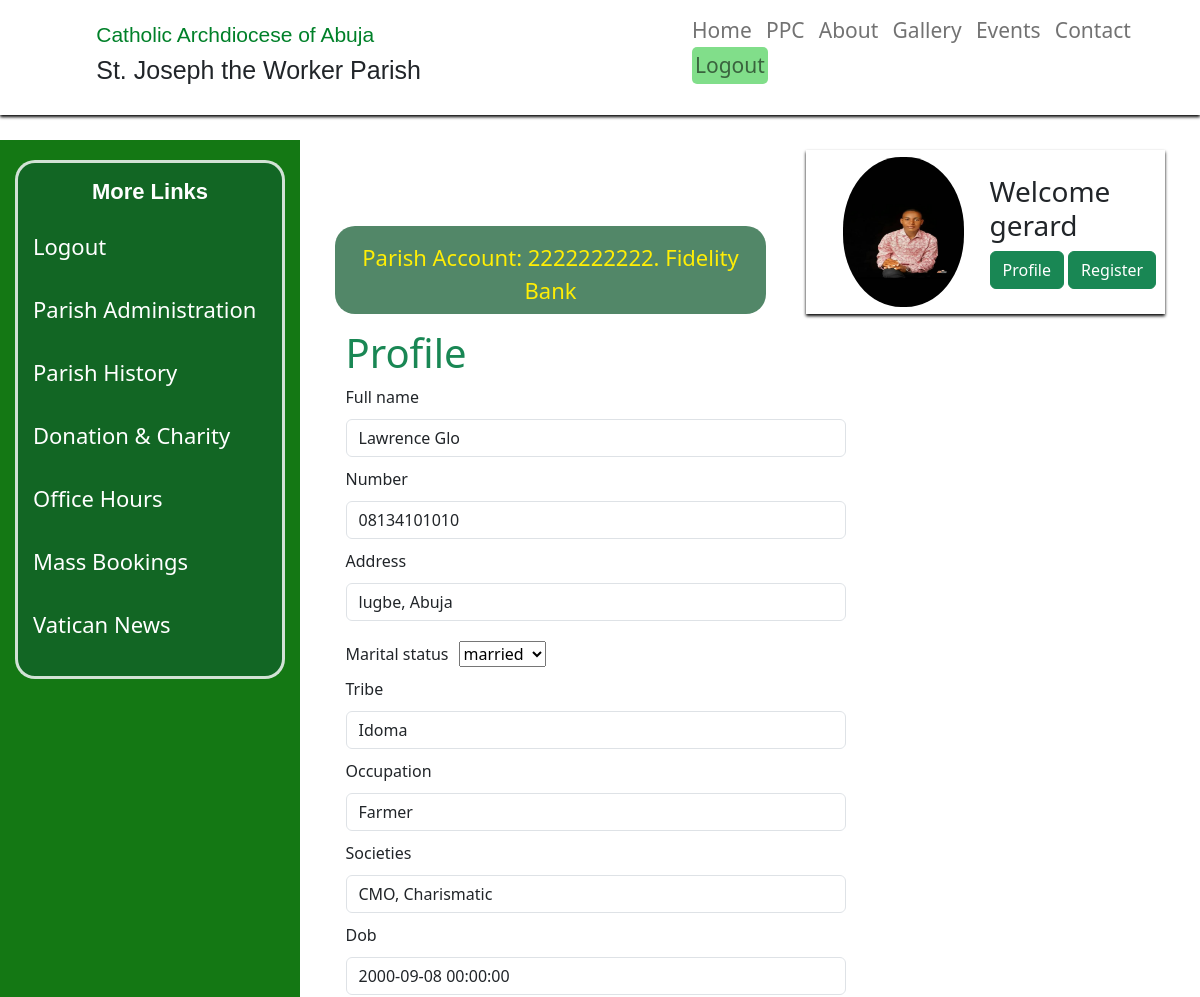
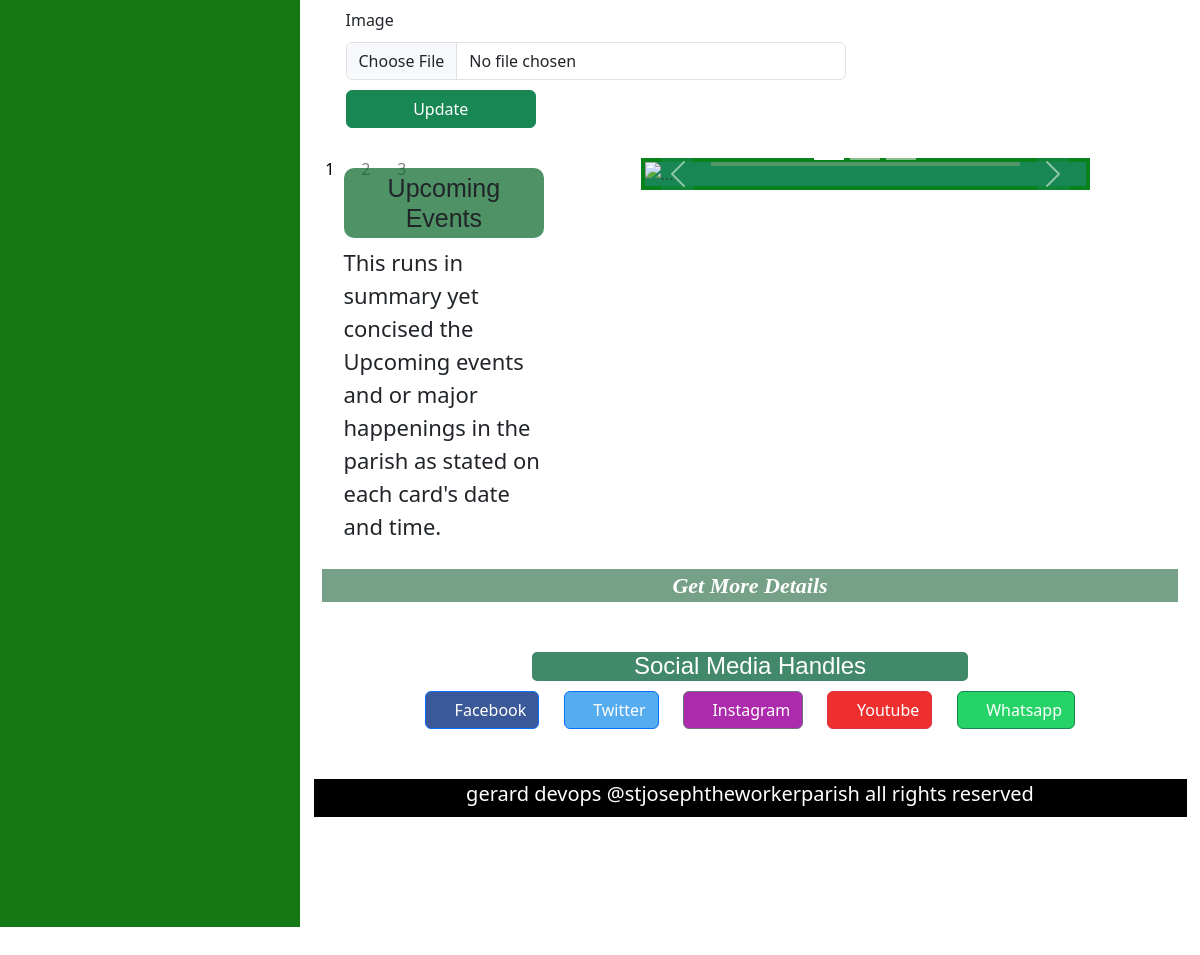
The page /dashboard/profile/2 (signed in) on the database its author committed (2 pictures, top to bottom).
### account/models.py (models this page shows, shortened)
class ProfileModel(models.Model):
    user = models.OneToOneField(User, on_delete=models.CASCADE)
    full_name = models.CharField(max_length=100, null=False, blank=True)
    number = models.CharField(max_length=11, null=False, blank=True)
    address = models.CharField(max_length=100, null=False, blank=True)
    marital_status = models.CharField(max_length=100,choices=[('single', 'single'), ('married', 'married'), ('widow', 'widow'), ('widower', 'widower')], null=False, blank=True)
    tribe = models.CharField(max_length=50, null=False, blank=True)
    occupation = models.CharField(max_length=50, null=False, blank=True)
    societies = models.CharField(max_length=100, null=False, blank=True)
    dob = models.DateField(null=False, blank=True)
    image = models.ImageField(upload_to='pics/', null=True)

### profiles/views.py (the view)
# urls.py: path('profile/<pk>', Profile.as_view(), name='profile'),
class Profile(UpdateView):
    template_name = 'profile.html'
    form_class = ProfileForm
    model = ProfileModel
    success_message = 'Profile updated successfully'
    success_url = 'profiles:dashboard'

### account/forms.py
class ProfileForm(forms.ModelForm):
    class Meta:
        model = ProfileModel
        fields = '__all__'

### Templates/profile.html (shortened to what this page needs)
{% extends 'layout.html' %}
{% load static %}
 {% block extrastyle %}
<link rel="stylesheet" href="{% static 'css/carousel.css' %}" />
<link rel="stylesheet" href="{% static 'css/index.css' %}" />
{% endblock %}
{% block content %}
      <div class="container" style="width: 90%; margin:auto 20px;">
        <form method="post" enctype="multipart/form-data">
          <h1 class="text-success">Profile</h1>
          <div class="form-group">{{form.full_name.label}}{{form.full_name}}</div>
          <div class="form-group">{{form.number.label}}{{form.number}}</div>
          <div class="form-group">{{form.address.label}}{{form.address}}</div>
          <div class="form-group">{{form.marital_status.label}}{{form.marital_status}}</div>
          <div class="form-group">{{form.tribe.label}}{{form.tribe}}</div>
          <div class="form-group">{{form.occupation.label}}{{form.occupation}}</div>
          <div class="form-group">{{form.societies.label}}{{form.societies}}</div>
          <div class="form-group">{{form.dob.label}}{{form.dob}}</div>
          <div class="form-group">{{form.image.label}}{{form.image}}</div>
          <div class="form-group">
            <input class="btn btn-success w-25 " type="submit" value="Update" />
          </div>
        </form>
      </div>
{% endblock %}

### Templates/layout.html (shortened to what this page needs)
{% load static %}
<!DOCTYPE html>
<html lang="en">
  <head>
    {% block title %} {% endblock %} {% block style %}
    <link rel="stylesheet" href="{% static 'css/layout.css' %}" />
    <link
      rel="stylesheet"
      href="{% static 'bootstrap-icons/bootstrap-icons.css' %}"
    />
    <link
      rel="stylesheet"
      href="{% static 'bootstrap/csss/bootstrap.min.css' %}"
    />
    {% endblock %}
    {% block extrastyle %} {% endblock %}
  </head>
  <body>
    {% include 'header.html' %}
    <main class="main">
      <div class="sidebar">
        <div class="sidebar-content">
          <h2>More Links</h2>
          <ul class="sidebar-ul">
            {% if request.user.is_authenticated %}
            <li><a href="{% url 'account:logout' %}">Logout</a></li>
            {% else %}
            <li><a href="{% url 'account:login' %}">Login</a></li>
            {% endif %}
            <li><a href="{% url 'core:ppc' %}">Parish Administration</a></li>
            <li><a href="{% url 'core:about' %}">Parish History</a></li>
            <li><a href="">Donation & Charity</a></li>
            <li><a href="{% url 'core:ppc' %}">Office Hours</a></li>
            <li><a href="{% url 'profiles:dashboard' %}">Mass Bookings</a></li>
            <li><a href="">Vatican News</a></li>
          </ul>
        </div>
      </div>
{% block hideContent %}
      <div class="content">
        {% if request.user.is_authenticated %}
        <div class="wel-accnt">
          <div class="welcome">
            {% block profiles %}
            <p>Parish Account: 2222222222. Fidelity Bank</p>
            {% endblock %}
          </div>
          <div class="account-d">
            <div class="account-d-img">
               {% if request.user.profilemodel.image %}
              <a href="{{request.user.profilemodel.image.url}}">
                <img src="{{request.user.profilemodel.image.url}}" alt="" />
              </a>
              {% else %}
              <a href="{% static 'images/avatar.png' %}">
                <img src="{% static 'images/avatar.png' %}" alt="" />
              </a>
              {% endif %}
            </div>
            <div class="account-d-btn">
              <h3>Welcome <br />{{request.user.username}}</h3>
              <a  href="{% url 'profiles:profile' request.user.profilemodel.id %}"><button class="btn btn-success">Profile</button></a>
              {% if user.is_superuser %}
                  <a  href="{% url 'profiles:register' %}"><button class="btn btn-success">Register</button></a>
              {% endif %}
            </div>
          </div>
        </div>
        {% endif %}
        {% endblock %}
        {% block content %}{% endblock %}
        {% block events %}
        <div class="events-wrap">
          <div class="brief-event">
            <div class="event-text">
              <h2>Upcoming Events</h2>
              <p>
                This runs in summary yet concised the Upcoming
                events and or major happenings in the parish as stated
                on each card's date and time.
              </p>
            </div>
            <div class="event-card">
              <div
                id="carouselExampleCaptions"
                class="carousel slide my-style bg-success"
                data-bs-ride="carousel"
                style="z-index: -1"
              >
                <div class="carousel-indicators">
                  <button
                    type="button"
                    data-bs-target="#carouselExampleCaptions"
                    data-bs-slide-to="0"
                    class="active"
                    aria-current="true"
                    aria-label="Slide 1"
                  >
                    1
                  </button>
                  <button
                    type="button"
                    data-bs-target="#carouselExampleCaptions"
                    data-bs-slide-to="1"
                    aria-label="Slide 2"
                  >
                    2
                  </button>
                  <button
                    type="button"
                    data-bs-target="#carouselExampleCaptions"
                    data-bs-slide-to="2"
                    aria-label="Slide 3"
                  >
                    3
                  </button>
                </div>
                <div class="carousel-inner w-100">
                  <div class="carousel-item active w-100">
                    <img
                      src="{% static 'images/ordination2.JPG' %}"
                      class="d-block"
                      alt="..."
                    />
                    <div class="carousel-caption d-none d-md-block e-text">
                    </div>
                  </div>
                </div>
                <button
                  class="carousel-control-prev"
                  type="button"
                  data-bs-target="#carouselExampleCaptions"
                  data-bs-slide="prev"
                >
                  <span
                    class="carousel-control-prev-icon bg-success"
                    aria-hidden="true"
                  ></span>
                </button>
                <button
                  class="carousel-control-next"
                  type="button"
                  data-bs-target="#carouselExampleCaptions"
                  data-bs-slide="next"
                >
                  <span
                    class="carousel-control-next-icon bg-success"
                    aria-hidden="true"
                  ></span>
                </button>
              </div>
            </div>
          </div>
          <div class="events-btn">
            <a href="{% url 'core:events' %}">Get More Details</a>
          </div>
        </div>
        {% endblock %}
        <div class="social-media">
          <div class="media-icons">
            <h4>Social Media Handles</h4>
            <a
              class="btn btn-primary"
              style="background-color: #3b5998"
              href="#!"
              role="button"
            >
              <i class="bi bi-facebook"></i> <span>Facebook</span></a
            >
            <a
              class="btn btn-primary"
              style="background-color: #55acee"
              href="#!"
              role="button"
              ><i class="bi bi-twitter"> </i><span>Twitter</span></a
            >
            <a
              class="btn btn-secondary"
              style="background-color: #ac2bac"
              href="#!"
              role="button"
              ><i class="bi bi-instagram"></i> <span>Instagram</span></a
            >
            <a
              class="btn btn-danger"
              style="background-color: #ed302f"
              href="#!"
              role="button"
              ><i class="bi bi-youtube"></i> <span>Youtube</span></a
            >
            <a
              class="btn btn-success"
              style="background-color: #25d366"
              href="#!"
              role="button"
              ><i class="bi bi-whatsapp"></i> <span>Whatsapp</span></a
            >
          </div>
        </div>
        <footer class="footer">
          <h5>gerard devops @stjosephtheworkerparish all rights reserved</h5>
        </footer>
      </div>
    </main>
  </body>
</html>

### static/css/layout.css (style rules this page uses)
* { padding: 0; margin: 0; }
body { box-sizing: border-box; width: 100%; height: 100vh; overflow: hidden; }
.main { width: 100%; margin-top: 140px; display: grid; grid-template-columns: 25% 75%; }
.sidebar { width: 100%; background-color: rgba(6, 112, 6, 0.94); color: white; height: 80vh; overflow: auto; }
.sidebar-content { width: 90%; margin: 20px auto; background-color: rgba(19, 91, 49, 0.577); border: 3px solid rgba(255, 255, 255, 0.81); border-radius: 20px; padding: 10px 0; }
.sidebar-content h2 { margin-top: 6px; text-align: center; font-weight: 600; font-size: 22px; font-family: Verdana, Geneva, Tahoma, sans-serif; }
.sidebar-ul { width: 100%; margin: auto; }
.sidebar-ul li { width: 100%; list-style-type: none; margin: 20px 0; margin-left: -17px; }
.sidebar-ul li a { width: 100%; margin: auto; display: block; color: white; font-size: 22px; text-decoration: none; padding: 5px 0; }
.content { width: 97%; margin: auto; height: 80vh; overflow-y: auto; overflow-x: hidden; }
.wel-accnt { width: 95%; margin: auto; margin-top: 10px; display: flex; justify-content: space-between; align-items: center; }
.content .welcome { width: 60%; margin: auto; margin-bottom: 15px; margin-right: 20px; background-color: rgba(19, 91, 49, 0.731); padding: 7px; border-radius: 20px; }
.welcome-alt p, .welcome p { text-align: center; color: rgb(255, 238, 6); font-size: 22px; margin: 0; padding: 0; }
.account-d { display: flex; justify-content: center; align-items: center; width: 50%; margin: auto; margin-bottom: 15px; margin-left: 20px; padding: 7px; box-shadow: 0px 2px 3px black; }
.account-d-img { width: 60%; margin-left: 30px; }
.account-d-img img { width: 60%; border-radius: 48%; height: 150px; }
.account-d-btn { width: 50%; margin: auto; margin-left: -55px; }
.social-media { width: 100%; margin: 50px auto; }
.media-icons { width: 100%; text-align: center; }
.media-icons h4 { width: 50%; margin: auto; margin-bottom: 10px; background-color: rgba(36, 118, 84, 0.862); border-radius: 5px; color: white; }
.media-icons > a { margin: 0 10px; }
.events-wrap { width: 100%; margin: auto; margin: 30px auto; }
.brief-event { width: 100%; display: flex; justify-content: space-between; }
.event-text { width: 25%; margin-left: 30px; margin-top: 10px; }
.event-text h2 { font-family: "Lucida Sans", "Lucida Sans Regular", "Lucida Grande", "Lucida Sans Unicode", Geneva, Verdana, sans-serif; text-align: center; font-size: 25px; background-color: rgba(12, 105, 43, 0.725); border-radius: 10px; padding: 5px; }
.event-text p { text-align: left; font-size: 22px; }
.event-card { width: 80%; }
.events-btn { width: 98%; margin: auto; background-color: rgba(19, 91, 49, 0.577); margin-top: 10px; text-align: center; }
.events-btn a { text-decoration: none; color: white; font-size: 22px; font-weight: 600; font-family: "Times New Roman", Times, serif; font-style: italic; }
.e-text { background-color: rgba(119, 159, 119, 0.629); }
.footer { width: 100%; margin: auto; color: white; background-color: black; margin-bottom: 18px; text-align: center; padding: 3px; }

### static/css/carousel.css (style rules this page uses)
.my-style { width: 70%; margin: auto; margin-bottom: 20px; border: 4px solid rgba(0, 128, 0, 0.695); }
.my-style img { width: 100%; }

### static/css/index.css (style rules this page uses)
.text h2, h4 { font-weight: 500; margin-left: 20px; font-family: "Lucida Sans", "Lucida Sans Regular", "Lucida Grande", "Lucida Sans Unicode", Geneva, Verdana, sans-serif; }

### rows shown on the page
ProfileModel: full_name "Lawrence Glo", number "08134101010", address "lugbe, Abuja", marital_status "married", tribe "Idoma", occupation "Farmer", societies "CMO, Charismatic", dob "2000-09-08 00:00:00"

### other values the page prints
{{ request.user.username }} "gerard"
